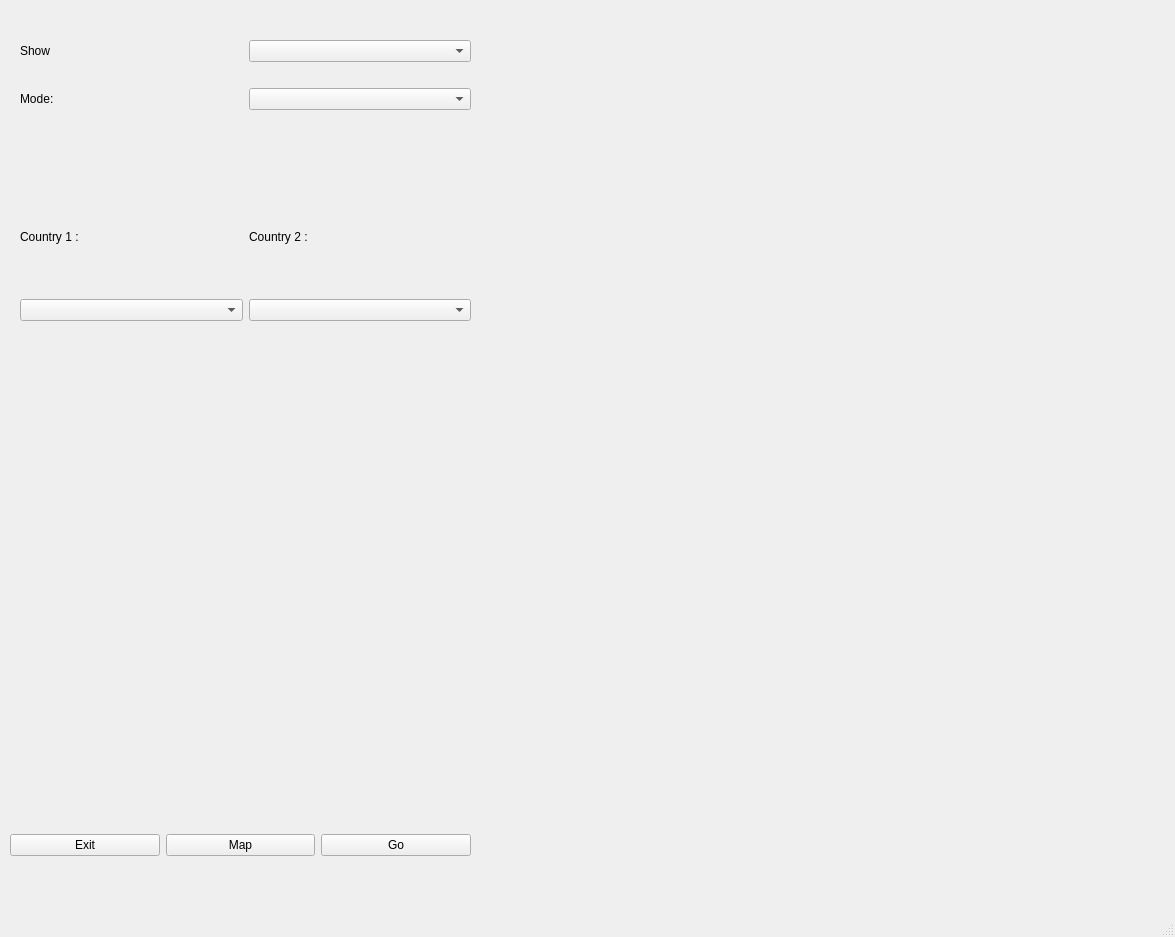
<?xml version="1.0" encoding="UTF-8"?>
<ui version="4.0">
 <class>MainWindow</class>
 <widget class="QMainWindow" name="MainWindow">
  <property name="geometry">
   <rect>
    <x>0</x>
    <y>0</y>
    <width>1175</width>
    <height>937</height>
   </rect>
  </property>
  <property name="windowTitle">
   <string>MainWindow</string>
  </property>
  <widget class="QWidget" name="centralwidget">
   <widget class="QWidget" name="gridLayoutWidget">
    <property name="geometry">
     <rect>
      <x>20</x>
      <y>20</y>
      <width>451</width>
      <height>111</height>
     </rect>
    </property>
    <layout class="QGridLayout" name="gridLayout">
     <property name="sizeConstraint">
      <enum>QLayout::SetDefaultConstraint</enum>
     </property>
     <item row="1" column="1">
      <widget class="QComboBox" name="comboBox_2"/>
     </item>
     <item row="0" column="0">
      <widget class="QLabel" name="label_2">
       <property name="text">
        <string>Show</string>
       </property>
      </widget>
     </item>
     <item row="0" column="1">
      <widget class="QComboBox" name="comboBox_3"/>
     </item>
     <item row="1" column="0">
      <widget class="QLabel" name="label">
       <property name="text">
        <string>Mode:</string>
       </property>
      </widget>
     </item>
    </layout>
   </widget>
   <widget class="QWidget" name="gridLayoutWidget_2">
    <property name="geometry">
     <rect>
      <x>480</x>
      <y>20</y>
      <width>681</width>
      <height>861</height>
     </rect>
    </property>
    <layout class="QGridLayout" name="graph"/>
   </widget>
   <widget class="QWidget" name="gridLayoutWidget_3">
    <property name="geometry">
     <rect>
      <x>20</x>
      <y>180</y>
      <width>451</width>
      <height>141</height>
     </rect>
    </property>
    <layout class="QGridLayout" name="gridLayout_2">
     <item row="1" column="1">
      <widget class="QComboBox" name="comboBox_4"/>
     </item>
     <item row="1" column="0">
      <widget class="QComboBox" name="comboBox"/>
     </item>
     <item row="0" column="0">
      <widget class="QLabel" name="label_3">
       <property name="text">
        <string>Country 1 :</string>
       </property>
      </widget>
     </item>
     <item row="0" column="1">
      <widget class="QLabel" name="label_4">
       <property name="text">
        <string>Country 2 :</string>
       </property>
      </widget>
     </item>
    </layout>
   </widget>
   <widget class="QWidget" name="horizontalLayoutWidget">
    <property name="geometry">
     <rect>
      <x>10</x>
      <y>810</y>
      <width>461</width>
      <height>71</height>
     </rect>
    </property>
    <layout class="QHBoxLayout" name="horizontalLayout">
     <item>
      <widget class="QPushButton" name="pushButton_3">
       <property name="text">
        <string>Exit</string>
       </property>
       <property name="shortcut">
        <string>Esc</string>
       </property>
      </widget>
     </item>
     <item>
      <widget class="QPushButton" name="pushButton">
       <property name="text">
        <string>Map</string>
       </property>
      </widget>
     </item>
     <item>
      <widget class="QPushButton" name="pushButton_2">
       <property name="text">
        <string>Go</string>
       </property>
       <property name="shortcut">
        <string>Return</string>
       </property>
      </widget>
     </item>
    </layout>
   </widget>
  </widget>
  <widget class="QMenuBar" name="menubar">
   <property name="geometry">
    <rect>
     <x>0</x>
     <y>0</y>
     <width>1175</width>
     <height>22</height>
    </rect>
   </property>
  </widget>
  <widget class="QStatusBar" name="statusbar"/>
 </widget>
 <resources/>
 <connections/>
</ui>
